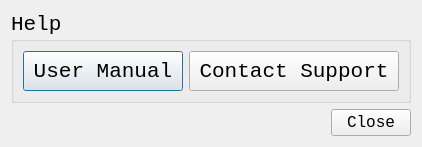
<?xml version="1.0" encoding="UTF-8"?>
<ui version="4.0">
 <class>HelpDialog</class>
 <widget class="QDialog" name="HelpDialog">
  <property name="geometry">
   <rect>
    <x>0</x>
    <y>0</y>
    <width>418</width>
    <height>147</height>
   </rect>
  </property>
  <property name="sizePolicy">
   <sizepolicy hsizetype="Minimum" vsizetype="Minimum">
    <horstretch>0</horstretch>
    <verstretch>0</verstretch>
   </sizepolicy>
  </property>
  <property name="font">
   <font>
    <family>Consolas</family>
    <pointsize>16</pointsize>
   </font>
  </property>
  <property name="windowTitle">
   <string>Dialog</string>
  </property>
  <layout class="QGridLayout" name="gridLayout">
   <item row="0" column="0">
    <widget class="QGroupBox" name="HelpDialogGroupBox">
     <property name="title">
      <string>Help</string>
     </property>
     <layout class="QHBoxLayout" name="horizontalLayout">
      <item>
       <widget class="QPushButton" name="HelpDialogUserManualButton">
        <property name="sizePolicy">
         <sizepolicy hsizetype="Fixed" vsizetype="Fixed">
          <horstretch>0</horstretch>
          <verstretch>0</verstretch>
         </sizepolicy>
        </property>
        <property name="minimumSize">
         <size>
          <width>160</width>
          <height>40</height>
         </size>
        </property>
        <property name="maximumSize">
         <size>
          <width>160</width>
          <height>40</height>
         </size>
        </property>
        <property name="text">
         <string>User Manual</string>
        </property>
       </widget>
      </item>
      <item>
       <widget class="QPushButton" name="HelpDialogContactSupportButton">
        <property name="sizePolicy">
         <sizepolicy hsizetype="Fixed" vsizetype="Fixed">
          <horstretch>0</horstretch>
          <verstretch>0</verstretch>
         </sizepolicy>
        </property>
        <property name="minimumSize">
         <size>
          <width>210</width>
          <height>40</height>
         </size>
        </property>
        <property name="maximumSize">
         <size>
          <width>210</width>
          <height>40</height>
         </size>
        </property>
        <property name="text">
         <string>Contact Support</string>
        </property>
       </widget>
      </item>
     </layout>
    </widget>
   </item>
   <item row="1" column="0">
    <widget class="QDialogButtonBox" name="HelpDialogButtonBox">
     <property name="font">
      <font>
       <pointsize>12</pointsize>
      </font>
     </property>
     <property name="standardButtons">
      <set>QDialogButtonBox::Close</set>
     </property>
    </widget>
   </item>
  </layout>
 </widget>
 <resources/>
 <connections/>
</ui>
